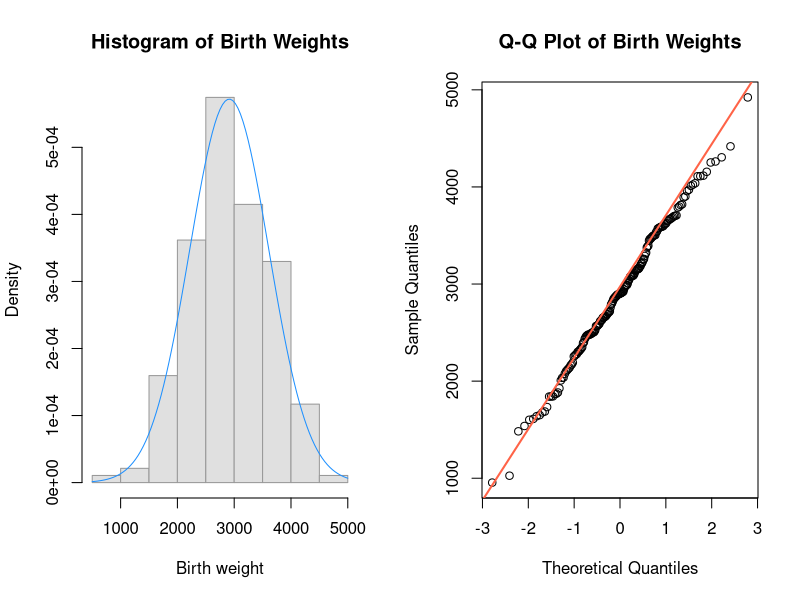
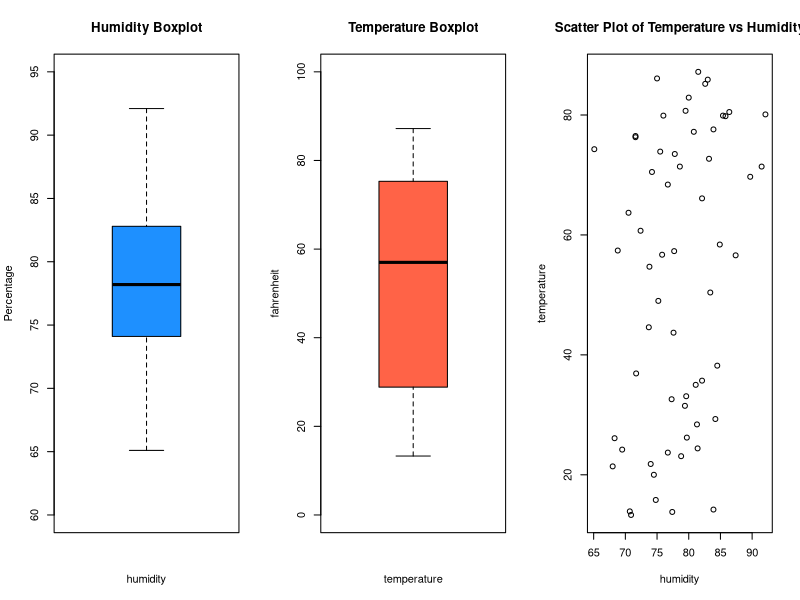
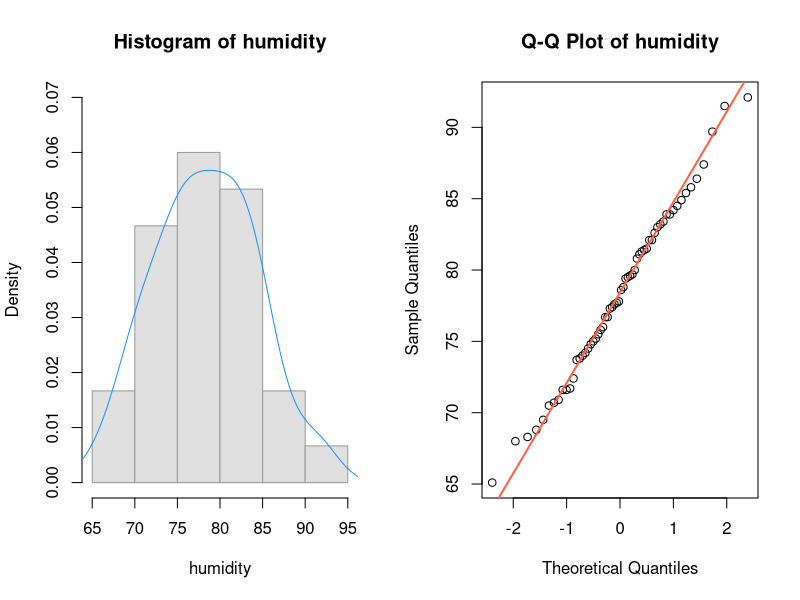
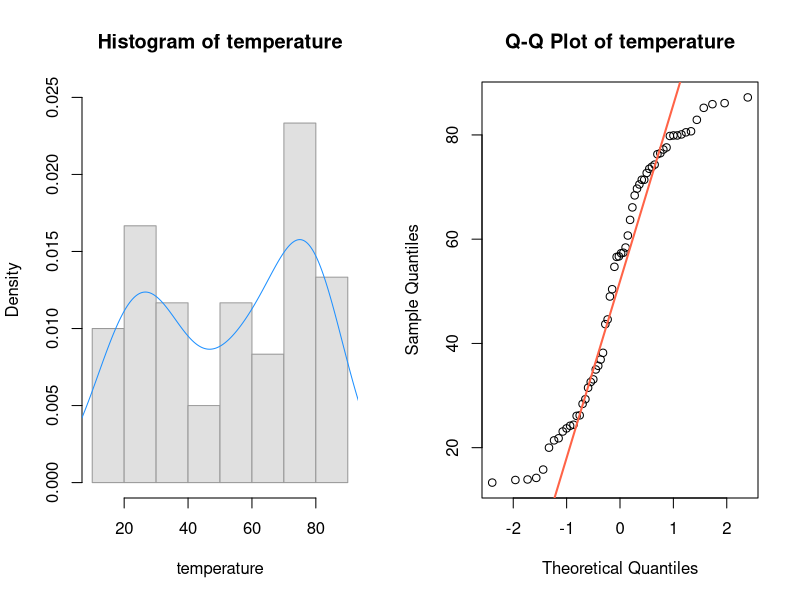

Reproduce these figures in R, in order.
## ---- chunk 1
options(tinytex.verbose = TRUE)
## ---- chunk 2
knitr::opts_chunk$set(echo = TRUE)
library(tidyverse)
## ---- chunk 3
#load data
raw_data_birthweight = read.table(file = "birthweight.txt", header = TRUE)
#check if the data is correctly loaded
head(raw_data_birthweight)
birthweight = raw_data_birthweight[, 1]
## ---- chunk 4
# histogram
par(mfrow= c(1,2))
hist(birthweight, main = "Histogram of Birth Weights", xlab = "Birth weight", 
     col="gray88", border="gray60", freq = FALSE)
# Add a density curve to the histogram
curve(dnorm(x,mean=mean(birthweight),sd=sd(birthweight)), add=TRUE,col="dodgerblue")
# QQ Plot
qqnorm(birthweight, main = "Q-Q Plot of Birth Weights")
qqline(birthweight, col = "tomato", lwd = 2)
## ---- chunk 5
shapiro=shapiro.test(birthweight) 
## ---- chunk 6
bw_mean = mean(birthweight); bw_mean 
## ---- chunk 7
bw_number = length(birthweight) # the sample size
bw_sd = sd(birthweight) # the sample standard deviation
bw_t = qt(0.95, df = bw_number-1) # the estimated t-value
c(bw_mean - bw_t*bw_sd/sqrt(bw_number), 
  bw_mean + bw_t*bw_sd/sqrt(bw_number)) # calculate and display the CI
## ---- chunk 8
ttest = t.test(birthweight, mu = 2800, alt = "g") # One sample t-test
ttest
## ---- chunk 9
childcare_p = 140 / 200; childcare_p # point estimate for p
## ---- chunk 10
childcare_q = 1 - childcare_p # calculate q
childcare_n = 200 # sample size
childcare_z = qnorm(1 - 0.01/2) # calculate the z value
# calculate the 99% CI of childcare_p
c(childcare_p - childcare_z * sqrt(childcare_p * childcare_q / childcare_n),
  childcare_p + childcare_z * sqrt(childcare_p * childcare_q / childcare_n)) 
## ---- chunk 11
bi_0.9 = binom.test(140, 200, p = 0.75,conf.level = 0.9); bi_0.9[3]
bi_0.95 = binom.test(140, 200, p = 0.75,conf.level = 0.95); bi_0.95[3]
bi_0.99 = binom.test(140, 200, p = 0.75,conf.level = 0.99); bi_0.99[3]
bi_0.8 = binom.test(140, 200, p = 0.75,conf.level = 0.8); bi_0.8[3]
## ---- chunk 12
#load data
raw_data_weather = read.table(file = "weather.txt", header = TRUE)
#check if the data is correctly loaded
head(raw_data_weather)
# assign variables
humidity = raw_data_weather$humidity
temperature = raw_data_weather$temperature
## ---- chunk 13
summary(humidity)
summary(temperature)
length(temperature)
sd(humidity)
sd(temperature)
## ---- chunk 14
par(mfrow= c(1,3))
# box plot of the humidity data
boxplot(humidity, main = "Humidity Boxplot", xlab = "humidity",
        ylab = "Percentage", col="dodgerblue", ylim =c(60, 95))
# box plot of the temperature data
boxplot(temperature, main = "Temperature Boxplot", xlab = "temperature", 
        ylab ="fahrenheit", col="tomato", ylim =c(0, 100))
# scatter plot of humidity vs temperature data
plot(humidity, temperature, main = "Scatter Plot of Temperature vs Humidity")
## ---- chunk 15
cor(temperature, humidity)
## ---- chunk 16
# histogram
par(mfrow= c(1,2))
hist(humidity, main = "Histogram of humidity", xlab = "humidity",  col="gray88", border="gray60", freq = FALSE, ylim = c(0, 0.07))
lines(x = density(x = humidity), col = "dodgerblue")
# QQ Plot
qqnorm(humidity, main = "Q-Q Plot of humidity")
qqline(humidity, col = "tomato", lwd = 2)
## ---- chunk 17
# histogram
par(mfrow= c(1,2))
hist(temperature, main = "Histogram of temperature", xlab = "temperature",  col="gray88", border="gray60", freq = FALSE, ylim = c(0, 0.025))
lines(x = density(x = temperature), col = "dodgerblue")
# QQ Plot
qqnorm(temperature, main = "Q-Q Plot of temperature")
qqline(temperature, col = "tomato", lwd = 2)
## ---- chunk 18
# the sample mean is used for point estimate for the data
tem_mean = mean(temperature) # sample mean
tem_number = length(temperature) # sample size
tem_sd = sd(temperature) # sample sd
tem_t = qt(0.95, df = tem_number-1) # calculate t value
c(tem_mean - tem_t*tem_sd/sqrt(tem_number), 
  tem_mean + tem_t*tem_sd/sqrt(tem_number)) # calculate temperature CI

## ---- chunk 19
hum_mean = mean(humidity) # sample mean
hum_number = length(humidity) # sample size
hum_sd = sd(humidity) # sample sd
hum_t = qt(0.975, df = hum_number-1) # calculate t value
hum_t^2 *  hum_sd^2 / (1^2) # calculate minimum sample size
## ---- chunk 20
austen = read.table(file = "austen.txt", header = TRUE); austen # display data
## ---- chunk 21
# The first three columns are Jane Austen's novels
chisq.test(austen[,1:3])
## ---- chunk 22
# a chi-sq test for all columns including Jane Austin and the admirer's novels
chisq.test(austen)
## ---- chunk 23
#load data
raw_data_birthweight = read.table(file = "birthweight.txt", header = TRUE)
#check if the data is correctly loaded
head(raw_data_birthweight)
birthweight = raw_data_birthweight[, 1]
## ---- chunk 24
bi_0.9 = binom.test(140, 200, p = 0.75,conf.level = 0.9); bi_0.9[3] 
bi_0.95 = binom.test(140, 200, p = 0.75,conf.level = 0.95); bi_0.95[3]
bi_0.99 = binom.test(140, 200, p = 0.75,conf.level = 0.99); bi_0.99[3]
bi_0.8 = binom.test(140, 200, p = 0.75,conf.level = 0.8); bi_0.8[3]
